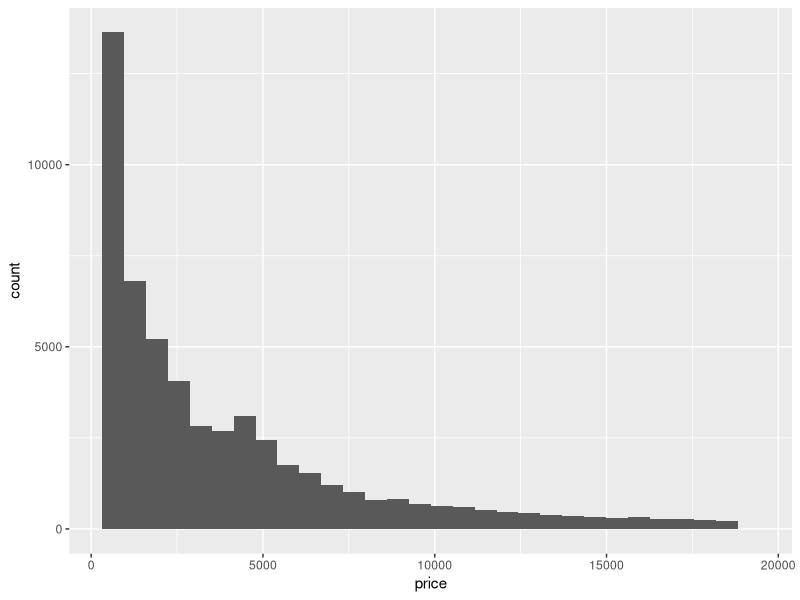
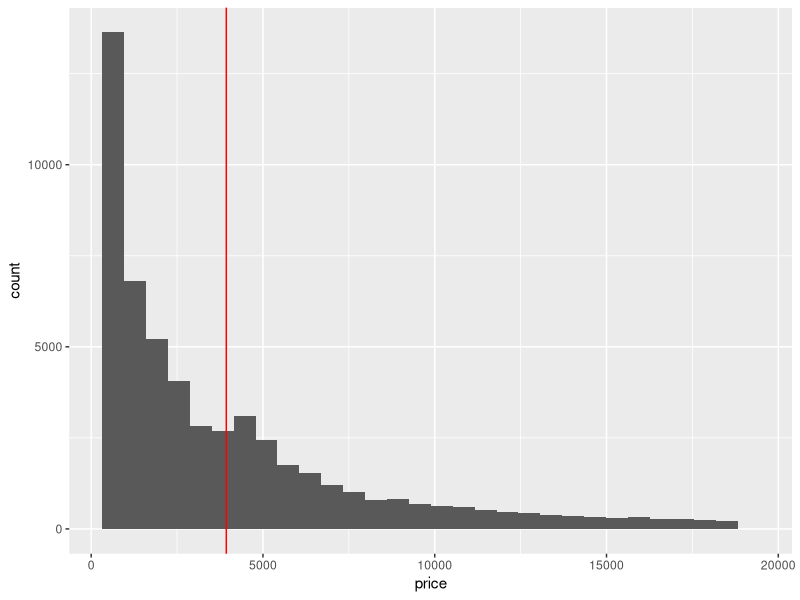
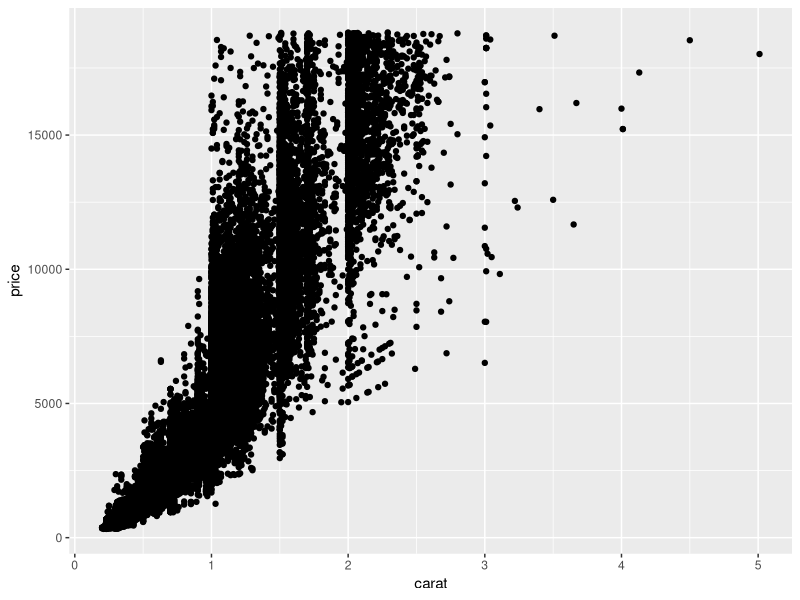
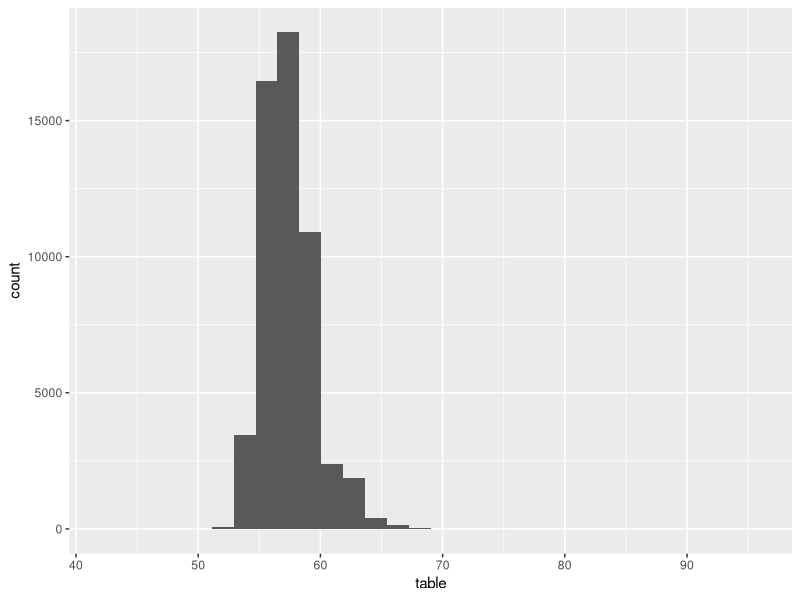
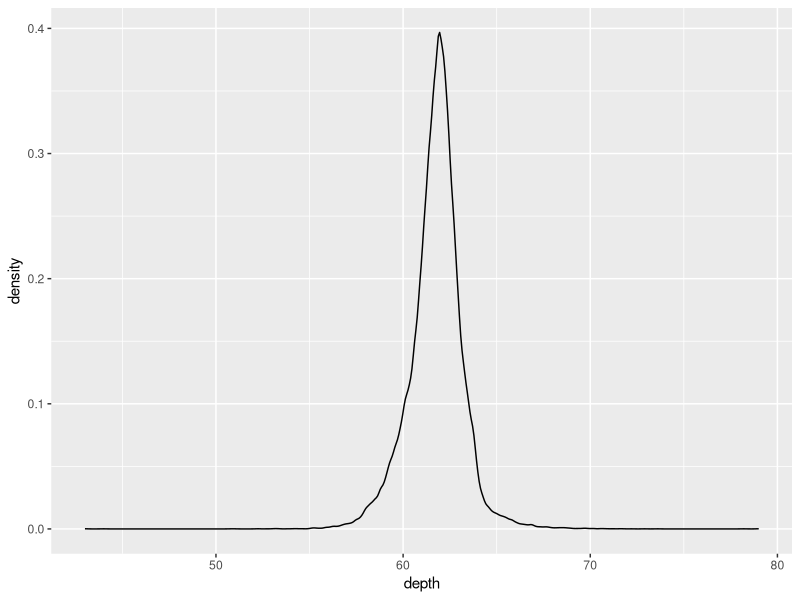
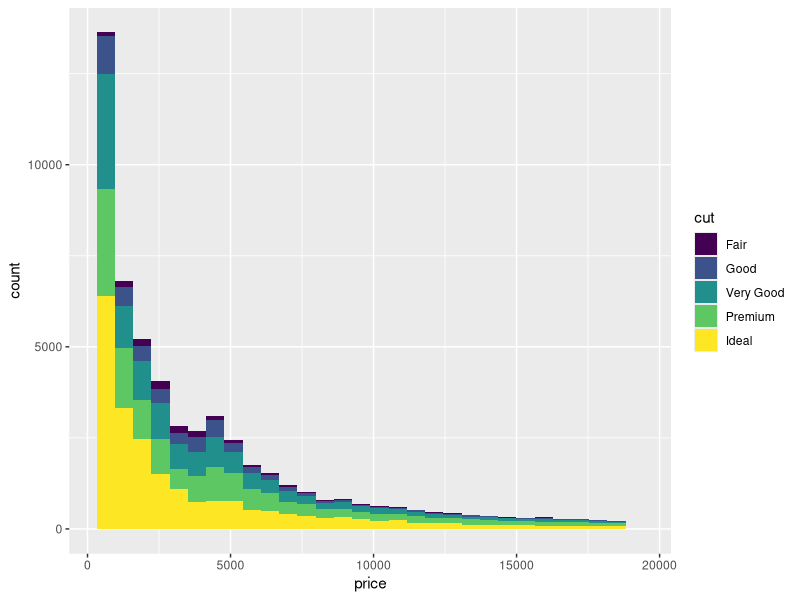
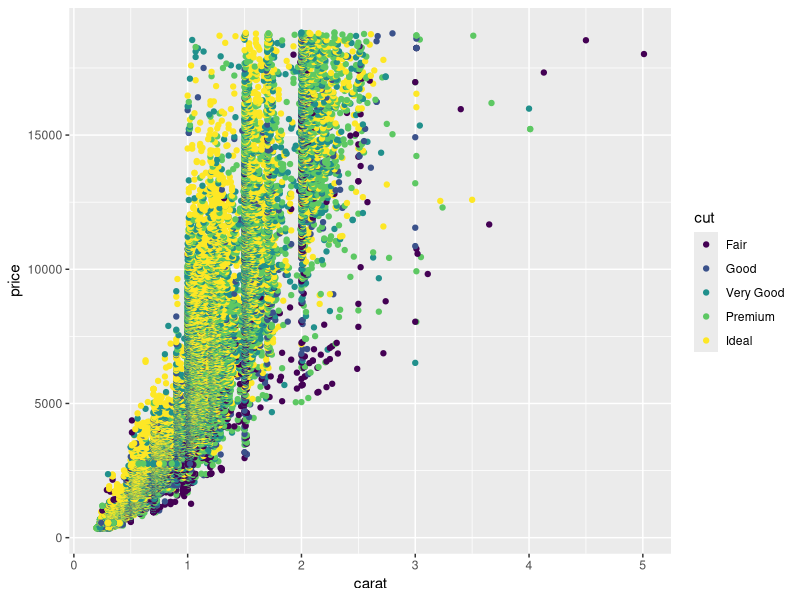
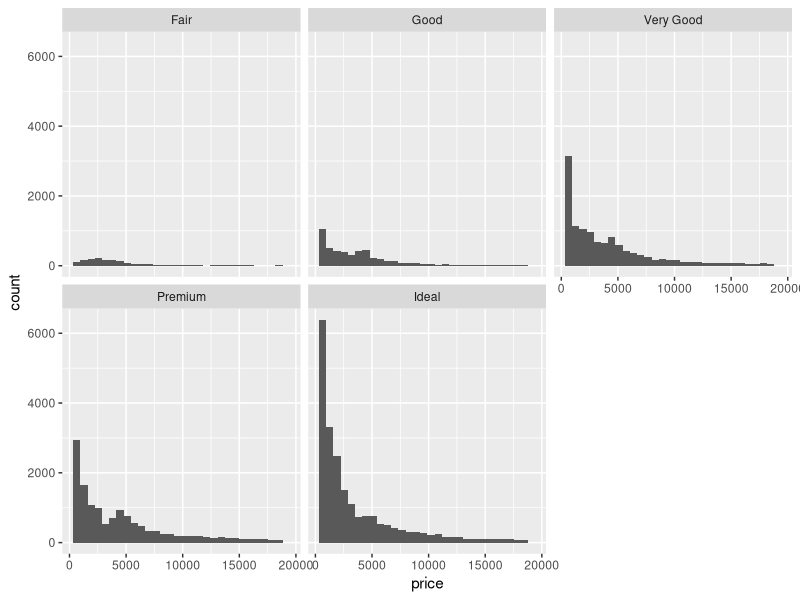

Write R code to recreate these figures, in order.
## ---- chunk 1
1+1 # add one and one
## ---- chunk 2
2^3 + 4*5 + 5/6 # two to the third plus four times five plus five divided by six
## ---- chunk 3
2^2 * 3^3
## ---- chunk 4
2/3 + 4/5 + 6/7
## ---- chunk 5
2^3 + 4*5 + 6^7
## ---- chunk 6
x = 1 + 1
## ---- chunk 7
x + 2
## ---- chunk 8
my_object = x * 4
## ---- chunk 9
my_vector = c(1,2,3,4) # create a vector
my_vector # then print it to the screen
## ---- chunk 10
my_vector * 2
## ---- chunk 11
data_new_vector = my_vector * 2
## ---- chunk 12
character_vector <- c("hello", "world") # make the vector
character_vector # view it!
## ---- chunk 13
sum(data_new_vector)
## ---- chunk 14
max(data_new_vector)
## ---- chunk 15
min(data_new_vector)
## ---- chunk 16
mean(data_new_vector)
## ---- chunk 17
v = c(1,2,3)
## ---- chunk 18
x <- c(5,9,4,8,40,22)
## ---- chunk 19
x*2
## ---- chunk 20
sum(x)
## ---- chunk 21
mean(x)
## ---- chunk 22
median(x)
## ---- chunk 23
sd(x)
## ---- chunk 24
library(tidyverse)
## ---- chunk 25
data("diamonds") # use the function data() to load a built-in dataset
## ---- chunk 26
diamonds
## ---- chunk 27
diamonds %>% # take the data, THEN
  summarise(mean(price)) # summarize it by calculating average price
## ---- chunk 28
diamonds %>% # take the data, THEN
  group_by(cut) %>%  # group the diamonds by cut, THEN
  summarise(mean(price)) # summarize the data by calculating average price by cut
## ---- chunk 29
diamonds %>% 
  group_by(clarity) %>% 
  summarise(mean(price))
## ---- chunk 30
diamonds %>% 
  group_by(cut) %>% 
  summarise(mean(price), median(price), sd(price))
## ---- chunk 31
ggplot(data = diamonds, aes(x = price)) + 
  geom_histogram()
## ---- chunk 32
ggplot(data = diamonds, aes(x = price)) + 
  geom_histogram() + 
  geom_vline(xintercept = 3932.8, color = "red")
## ---- chunk 33
ggplot(data = diamonds, aes(x = carat, y = price)) + 
  geom_point()
## ---- chunk 34
ggplot(data = diamonds, aes(x = table)) + 
  geom_histogram()
## ---- chunk 35
ggplot(data = diamonds, aes(x = depth)) + 
  geom_density()
## ---- chunk 36
ggplot(data = diamonds, aes(x = price, fill = cut)) + 
  geom_histogram()
## ---- chunk 37
ggplot(data = diamonds, aes(x = carat, y = price, color = cut)) + 
  geom_point()
## ---- chunk 38
ggplot(data = diamonds, aes(x = price)) + 
  geom_histogram() + 
  facet_wrap(~cut)
## ---- chunk 39
ggplot(data = diamonds, aes(x = carat, y = price)) + 
  geom_point() + 
  facet_wrap(~cut) # note the "~" before the grouping variable
## ---- chunk 40
ggplot(data = diamonds, aes(x = price)) + 
  geom_histogram() + 
  facet_grid(color~cut)
